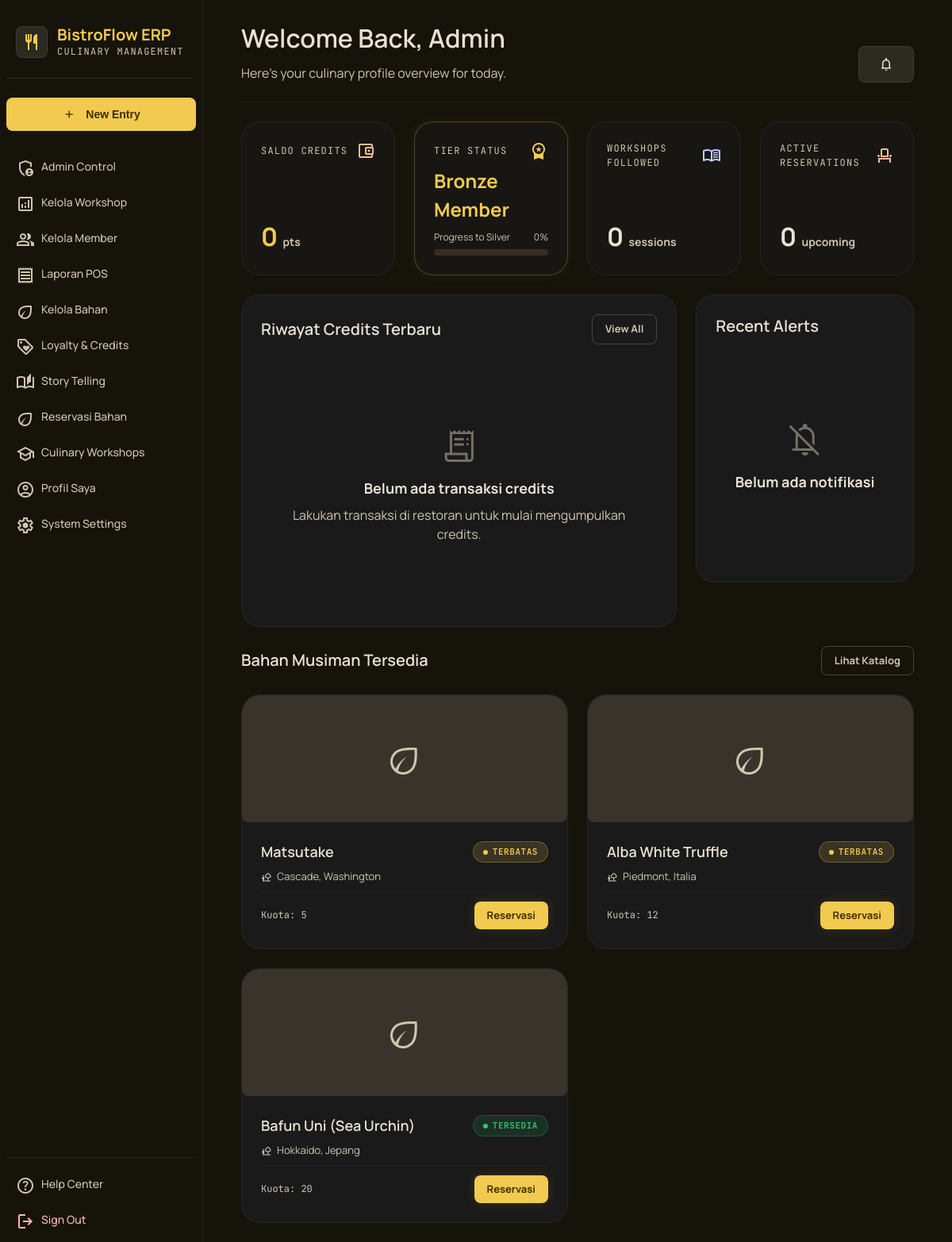
The page /member/dashboard.php (signed in) on the database its author committed.
### tables this page shows
CREATE TABLE bahan (
    bahan_id INT(11) NOT NULL AUTO_INCREMENT,
    nama_bahan VARCHAR(150) NOT NULL UNIQUE,
    asal_daerah VARCHAR(200) NOT NULL,
    narasi_cerita_bahan TEXT NOT NULL,
    nama_petani VARCHAR(100) NOT NULL,
    sertifikasi VARCHAR(200),
    status_ketersediaan ENUM('tersedia','terbatas','habis') NOT NULL DEFAULT 'tersedia',
    is_musiman TINYINT(1) NOT NULL DEFAULT 0,
    kuota_reservasi INT DEFAULT 0,
    estimasi_tersedia_berikutnya DATE,
    path_file_server VARCHAR(500),
    produsen_id INT(11) DEFAULT NULL,
    PRIMARY KEY (bahan_id),
    FOREIGN KEY (produsen_id) REFERENCES users(user_id) ON DELETE SET NULL
);

### config/auth.php (called while the page is built, shortened)
<?php
function e(string $value): string
{
    return htmlspecialchars($value, ENT_QUOTES, 'UTF-8');
}
function formatCredits(int $value): string
{
    return number_format($value, 0, ',', '.');
}
function url(string $path): string
{
    $path = '/' . ltrim($path, '/');
    return rtrim(BASE_PATH, '/') . $path;
}

### includes/functions.php (called while the page is built, shortened)
<?php
require_once __DIR__ . '/../config/auth.php';
function getSaldoCredits(int $userId): int
{
    $pdo = getDB();
    $stmt = $pdo->prepare("SELECT saldo_credits FROM credits WHERE user_id = ? ORDER BY credit_id DESC LIMIT 1");
    $stmt->execute([$userId]);
    $row = $stmt->fetch();
    return $row ? (int)$row['saldo_credits'] : 0;
}
function getTierProgress(int $saldo): array
{
    $thresholds = [
        'bronze' => 0,
        'silver' => 10000,
        'gold'   => 25000,
    ];
    if ($saldo >= $thresholds['gold']) {
        return ['current' => 'gold', 'next' => null, 'next_threshold' => null, 'percent' => 100];
    } elseif ($saldo >= $thresholds['silver']) {
        $percent = (int)(($saldo - $thresholds['silver']) / ($thresholds['gold'] - $thresholds['silver']) * 100);
        return ['current' => 'silver', 'next' => 'gold', 'next_threshold' => $thresholds['gold'], 'percent' => max(0, min(100, $percent))];
    } else {
        $percent = (int)($saldo / $thresholds['silver'] * 100);
        return ['current' => 'bronze', 'next' => 'silver', 'next_threshold' => $thresholds['silver'], 'percent' => max(0, min(100, $percent))];
    }
}

### member/dashboard.php (the view, shortened to what this page needs)
<?php
require_once __DIR__ . '/../includes/functions.php';
$pdo = getDB();
$userId = $_SESSION['user_id'];
$saldo = getSaldoCredits($userId);
$progress = getTierProgress($saldo);
$stmt = $pdo->prepare("SELECT COUNT(*) FROM pendaftaran_workshop WHERE user_id_member = ?");
$stmt->execute([$userId]);
$workshopCount = (int) $stmt->fetchColumn();
$stmt = $pdo->prepare("SELECT COUNT(*) FROM reservasi WHERE user_id_member = ? AND status_reservasi IN ('menunggu','dikonfirmasi')");
$stmt->execute([$userId]);
$reservasiAktif = (int) $stmt->fetchColumn();
$stmt = $pdo->prepare("SELECT * FROM credits WHERE user_id = ? ORDER BY tanggal_credit DESC LIMIT 5");
$stmt->execute([$userId]);
$riwayatCredits = $stmt->fetchAll();
$stmt = $pdo->prepare("SELECT * FROM notifikasi WHERE penerima_id = ? ORDER BY tanggal_kirim DESC LIMIT 4");
$stmt->execute([$userId]);
$notifikasi = $stmt->fetchAll();
$stmt = $pdo->prepare(
    "SELECT * FROM bahan WHERE is_musiman = 1 AND status_ketersediaan != 'habis' ORDER BY estimasi_tersedia_berikutnya ASC LIMIT 3"
);
$stmt->execute();
$bahanMusiman = $stmt->fetchAll();
require_once __DIR__ . '/../includes/header.php';
require_once __DIR__ . '/../includes/sidebar.php';
?>
<header class="page-header">
    <div>
        <h2>Welcome Back, <?= e(explode(' ', $_SESSION['nama_lengkap'])[0]) ?></h2>
        <p>Here's your culinary profile overview for today.</p>
    </div>
    <div class="flex gap-sm items-center">
       <a href="<?= url('member/notifikasi.php') ?>" class="btn btn-secondary" style="position:relative;">
            <span class="material-symbols-outlined" style="font-size:20px;">notifications</span>
        </a>
    </div>
</header>
<div class="stat-grid" style="grid-template-columns: repeat(4, 1fr);">
    <div class="stat-card">
        <div class="flex justify-between items-center">
            <span class="label">Saldo Credits</span>
            <span class="material-symbols-outlined" style="color: var(--color-secondary);">account_balance_wallet</span>
        </div>
        <div class="value"><?= formatCredits($saldo) ?> <span
                style="font-size:14px; color:var(--color-on-surface-variant);">pts</span></div>
    </div>
    <div class="stat-card" style="border-color: rgba(212,175,55,0.3); box-shadow: 0 0 15px rgba(212,175,55,0.08);">
        <div class="flex justify-between items-center">
            <span class="label">Tier Status</span>
            <span class="material-symbols-outlined"
                style="font-variation-settings: 'FILL' 1; color: var(--color-primary);">workspace_premium</span>
        </div>
        <div class="value" style="font-size:24px;"><?= e(ucfirst($progress['current'])) ?> Member</div>
        <?php if ($progress['next']): ?>
            <div>
                <div class="flex justify-between"
                    style="font-size:12px; color: var(--color-on-surface-variant); margin-bottom:6px;">
                    <span>Progress to <?= e(ucfirst($progress['next'])) ?></span>
                    <span><?= $progress['percent'] ?>%</span>
                </div>
                <div class="progress-bar">
                </div>
            </div>
        <?php else: ?>
            <p class="form-help">Tier tertinggi tercapai</p>
        <?php endif; ?>
    </div>
    <div class="stat-card">
        <div class="flex justify-between items-center">
            <span class="label">Workshops Followed</span>
            <span class="material-symbols-outlined" style="color: var(--color-tertiary);">menu_book</span>
        </div>
        <div class="value light"><?= $workshopCount ?> <span
                style="font-size:14px; color:var(--color-on-surface-variant);">sessions</span></div>
    </div>
    <div class="stat-card">
        <div class="flex justify-between items-center">
            <span class="label">Active Reservations</span>
            <span class="material-symbols-outlined" style="color: var(--color-secondary-fixed-dim);">event_seat</span>
        </div>
        <div class="value light"><?= $reservasiAktif ?> <span
                style="font-size:14px; color:var(--color-on-surface-variant);">upcoming</span></div>
    </div>
</div>
<div class="stat-grid" style="grid-template-columns: 2fr 1fr; align-items: start;">
    <div class="card">
        <div class="flex justify-between items-center mb-md">
            <h3 class="section-title" style="margin-bottom:0;">Riwayat Credits Terbaru</h3>
            <a href="<?= url('member/loyalty.php') ?>" class="btn btn-outline"
                style="padding:8px 16px; font-size:13px;">View All</a>
        </div>
        <?php if (empty($riwayatCredits)): ?>
            <div class="empty-state">
                <span class="material-symbols-outlined icon">receipt_long</span>
                <h4>Belum ada transaksi credits</h4>
                <p>Lakukan transaksi di restoran untuk mulai mengumpulkan credits.</p>
            </div>
        <?php endif; ?>
    </div>
    <div class="card">
        <div class="flex justify-between items-center mb-md">
            <h3 class="section-title" style="margin-bottom:0;">Recent Alerts</h3>
        </div>
        <?php if (empty($notifikasi)): ?>
            <div class="empty-state">
                <span class="material-symbols-outlined icon">notifications_off</span>
                <h4>Belum ada notifikasi</h4>
            </div>
        <?php endif; ?>
    </div>
</div>
<div class="flex justify-between items-center mb-md" style="margin-top: var(--space-md);">
    <h3 class="section-title" style="margin-bottom:0;">Bahan Musiman Tersedia</h3>
    <a href="<?= url('member/reservasi.php') ?>" class="btn btn-outline" style="padding:8px 16px; font-size:13px;">Lihat
        Katalog</a>
</div>
<?php if (empty($bahanMusiman)): ?>
    <div class="card empty-state">
        <span class="material-symbols-outlined icon">eco</span>
        <h4>Belum ada bahan musiman</h4>
        <p>Pantau halaman ini untuk akses prioritas sesuai tier Anda.</p>
    </div>
<?php else: ?>
    <div class="grid-3">
        <?php foreach ($bahanMusiman as $b): ?>
            <div class="catalog-card">
                <div class="thumb"
                    style="width: 100%; height: 160px; display: flex; align-items: center; justify-content: center; overflow: hidden; background: var(--color-surface-container-highest); border-radius: var(--radius-lg); position: relative;">
                    <?php if (!empty($b['path_file_server'])): ?>
                        <img src="<?= e($b['path_file_server']) ?>" alt="<?= e($b['nama_bahan']) ?>"
                            style="width: 100%; height: 100%; object-fit: cover;">
                    <?php else: ?>
                        <span class="material-symbols-outlined"
                            style="font-size:48px; color: var(--color-on-surface-variant);">eco</span>
                    <?php endif; ?>
                </div>
                <div class="body">
                    <div class="flex justify-between items-center">
                        <h3><?= e($b['nama_bahan']) ?></h3>
                        <?php
                        $statusBadge = ['tersedia' => 'badge-success', 'terbatas' => 'badge-warning', 'habis' => 'badge-error'][$b['status_ketersediaan']];
                        ?>
                        <span class="badge <?= $statusBadge ?>"><?= e(ucfirst($b['status_ketersediaan'])) ?></span>
                    </div>
                    <p class="meta"><span class="material-symbols-outlined"
                            style="font-size:14px;">nature_people</span><?= e($b['asal_daerah']) ?></p>
                    <div class="footer-row">
                        <span class="font-mono" style="font-size:12px; color: var(--color-on-surface-variant);">Kuota:
                            <?= $b['kuota_reservasi'] ?></span>
                        <a href="<?= url('member/reservasi.php') . '?bahan=' . $b['bahan_id'] ?>" class="btn btn-primary"
                            style="padding:8px 16px; font-size:13px;">Reservasi</a>
                    </div>
                </div>
            </div>
        <?php endforeach; ?>
    </div>
<?php endif; ?>
<?php require_once __DIR__ . '/../includes/footer.php'; ?>

### rows shown on the page
bahan: nama_bahan "Matsutake", status_ketersediaan "TERBATAS", asal_daerah "Cascade, Washington", kuota_reservasi "5"
bahan: nama_bahan "Alba White Truffle", status_ketersediaan "TERBATAS", asal_daerah "Piedmont, Italia", kuota_reservasi "12"
bahan: nama_bahan "Bafun Uni (Sea Urchin)", status_ketersediaan "TERSEDIA", asal_daerah "Hokkaido, Jepang", kuota_reservasi "20"

### other values the page prints
$item['label'] "Admin Control"
$item['label'] "Kelola Workshop"
$item['label'] "Kelola Member"
$item['label'] "Laporan POS"
$item['label'] "Kelola Bahan"
$item['label'] "Loyalty & Credits"
$item['label'] "Story Telling"
$item['label'] "Reservasi Bahan"
$item['label'] "Culinary Workshops"
$item['label'] "Profil Saya"
$item['label'] "System Settings"
explode(' ', $_SESSION['nama_lengkap'])[0] "Admin"
formatCredits($saldo) "0"
$progress['current'] "Bronze"
$progress['next'] "Silver"
